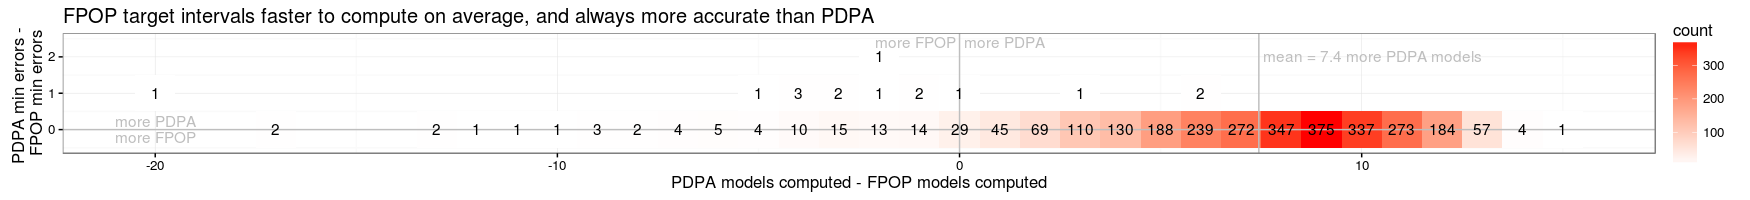

This chart was generated by the following R code:
library(ggplot2)
library(data.table)

load("FPOP.models.RData")
load("PDPA.models.RData")

FPOP.models[min.log.lambda != -Inf, min(min.log.lambda)]
FPOP.models[max.log.lambda != Inf, max(max.log.lambda)]
## => a grid of values between 5 and 16
exp(seq(5, 16, l=12))

diff.dt <- FPOP.models[, list(
  chunk.name, sample.id,
  fpop.min=min.log.lambda,
  fpop.max=max.log.lambda,
  best.peaks.max,
  n.models,
  fpop.errors=best.errors)][PDPA.targets.dt[, list(
    chunk.name, sample.id,
    pdpa.min=min.log.lambda,
    pdpa.max=max.log.lambda,
    pdpa.errors=errors)], on=list(chunk.name, sample.id)]
stopifnot(nrow(FPOP.models)==nrow(diff.dt))
d <- function(x,y)ifelse(x==y, 0, abs(x-y))
diff.dt[1e-5 < d(pdpa.min, fpop.min) | 1e-5 < d(pdpa.max, fpop.max)]

diff.dt[1e-5 < d(pdpa.max, fpop.max)]
diff.dt[1e-5 < d(pdpa.min, fpop.min)]

diff.dt[pdpa.errors < fpop.errors]
diff.dt[fpop.errors < pdpa.errors]

fpop.lower <- diff.dt[pdpa.min==-Inf & fpop.min!=-Inf]
table(fpop.lower$best.peaks.max) ## from 3 to 119 peaks.
fpop.lower[best.peaks.max==3]
PDPA.modelSelection.dt[chunk.name=="H3K4me3_TDH_immune/15" & sample.id=="McGill0095"]
fpop.lower[best.peaks.max==119]
PDPA.modelSelection.dt[chunk.name=="H3K4me3_PGP_immune/13" & sample.id=="McGill0322"]

diff.dt[, models.diff := 19-n.models]
diff.dt[, errors.diff := pdpa.errors-fpop.errors]
ggplot()+
  geom_point(aes(
    models.diff, errors.diff),
             data=diff.dt,
             shape=1)

ggplot()+
  theme_bw()+
  geom_abline(slope=1, intercept=0, color="grey")+
  geom_point(aes(fpop.min, pdpa.min), data=diff.dt, shape=1)

ggplot()+
  theme_bw()+
  geom_abline(slope=1, intercept=0, color="grey")+
  geom_point(aes(fpop.max, pdpa.max), data=diff.dt, shape=1)

ggplot()+
  theme_bw()+
  geom_abline(slope=1, intercept=0, color="grey")+
  geom_segment(aes(fpop.max, pdpa.max, xend=fpop.min, yend=pdpa.min), data=diff.dt)

both.dt <- diff.dt[, rbind(
  data.table(limit="upper limit", FPOP=fpop.max, PDPA=pdpa.max),
  data.table(limit="lower limit", FPOP=fpop.min, PDPA=pdpa.min))]
gg <- ggplot()+
  ggtitle("PDPA target interval limits often equal FPOP,\nbut PDPA has more infinite limits")+
  theme_bw()+
  facet_grid(. ~ limit)+
  theme(panel.margin=grid::unit(0, "lines"))+
  geom_abline(slope=1, intercept=0, color="grey")+
  geom_point(aes(FPOP, PDPA), data=both.dt, shape=1)+
  coord_equal()
png("figure-FPOP-PDPA-compare-limits.png", 5, 3, res=100, units="in")
print(gg)
dev.off()

diff.counts <- diff.dt[, list(count=.N), by=list(models.diff, errors.diff)]
more.dt <- data.table(
  x=0,
  hjust=c(1, 0),
  y=2.4,
  label=c("more FPOP ", " more PDPA"))
more.y.dt <- data.table(
  x=-20,
  vjust=c(1.2, -0.2),
  y=0,
  label=c("more FPOP", "more PDPA"))
vline.dt <- data.table(
  xint=c(mean(diff.dt$models.diff), 0))
vline.dt[, label := c(sprintf("mean = %.1f more PDPA models", xint[1]), "")]
gg <- ggplot()+
  ggtitle("FPOP target intervals faster to compute on average, and always more accurate than PDPA")+
  theme_bw()+
  geom_tile(aes(
    models.diff, errors.diff, fill=count),
            data=diff.counts)+
  geom_vline(aes(xintercept=xint), data=vline.dt, color="grey")+
  geom_hline(yintercept=0, color="grey")+
  geom_text(aes(xint, 2, label=paste0(" ", label)), hjust=0, data=vline.dt, color="grey")+
  geom_text(aes(
    models.diff, errors.diff, label=count),
            data=diff.counts)+
  scale_fill_gradient(low="white", high="red")+
  xlab("PDPA models computed - FPOP models computed")+
  ylab("PDPA min errors - \nFPOP min errors")+
  geom_text(aes(x, y, label=label, hjust=hjust), data=more.dt, color="grey")+
  geom_text(aes(x, y, label=label, vjust=vjust), data=more.y.dt, color="grey")
png("figure-FPOP-PDPA-compare.png", 17.5, 2, res=100, units="in")
print(gg)
dev.off()

